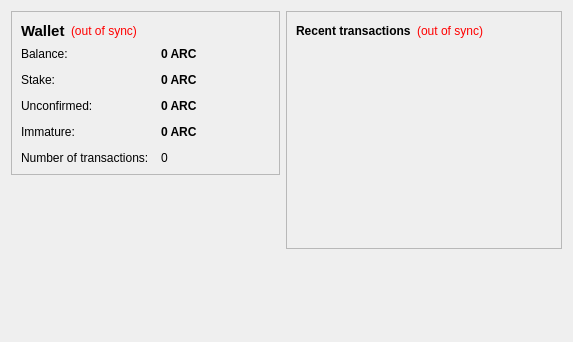
<?xml version="1.0" encoding="UTF-8"?>
<ui version="4.0">
 <class>OverviewPage</class>
 <widget class="QWidget" name="OverviewPage">
  <property name="geometry">
   <rect>
    <x>0</x>
    <y>0</y>
    <width>573</width>
    <height>342</height>
   </rect>
  </property>
  <property name="windowTitle">
   <string>Form</string>
  </property>
  <layout class="QVBoxLayout" name="verticalLayout_5">
   <item>
    <layout class="QHBoxLayout" name="horizontalLayout">
     <item>
      <layout class="QVBoxLayout" name="verticalLayout_2">
       <item>
        <widget class="QFrame" name="frame">
         <property name="frameShape">
          <enum>QFrame::StyledPanel</enum>
         </property>
         <property name="frameShadow">
          <enum>QFrame::Raised</enum>
         </property>
         <layout class="QVBoxLayout" name="verticalLayout_4">
          <item>
           <layout class="QHBoxLayout" name="horizontalLayout_4">
            <item>
             <widget class="QLabel" name="label_5">
              <property name="font">
               <font>
                <pointsize>11</pointsize>
                <weight>75</weight>
                <bold>true</bold>
               </font>
              </property>
              <property name="text">
               <string>Wallet</string>
              </property>
             </widget>
            </item>
            <item>
             <widget class="QLabel" name="labelWalletStatus">
              <property name="toolTip">
               <string>The displayed information may be out of date. Your wallet automatically synchronizes with the ArCoin network after a connection is established, but this process has not completed yet.</string>
              </property>
              <property name="styleSheet">
               <string notr="true">QLabel { color: red; }</string>
              </property>
              <property name="text">
               <string notr="true">(out of sync)</string>
              </property>
              <property name="alignment">
               <set>Qt::AlignLeading|Qt::AlignLeft|Qt::AlignVCenter</set>
              </property>
             </widget>
            </item>
            <item>
             <spacer name="horizontalSpacer_2">
              <property name="orientation">
               <enum>Qt::Horizontal</enum>
              </property>
              <property name="sizeHint" stdset="0">
               <size>
                <width>40</width>
                <height>20</height>
               </size>
              </property>
             </spacer>
            </item>
           </layout>
          </item>
          <item>
           <layout class="QFormLayout" name="formLayout_2">
            <property name="fieldGrowthPolicy">
             <enum>QFormLayout::AllNonFixedFieldsGrow</enum>
            </property>
            <property name="horizontalSpacing">
             <number>12</number>
            </property>
            <property name="verticalSpacing">
             <number>12</number>
            </property>
            <item row="0" column="0">
             <widget class="QLabel" name="label">
              <property name="text">
               <string>Balance:</string>
              </property>
             </widget>
            </item>
            <item row="0" column="1">
             <widget class="QLabel" name="labelBalance">
              <property name="font">
               <font>
                <weight>75</weight>
                <bold>true</bold>
               </font>
              </property>
              <property name="cursor">
               <cursorShape>IBeamCursor</cursorShape>
              </property>
              <property name="toolTip">
               <string>Your current balance</string>
              </property>
              <property name="text">
               <string notr="true">0 ARC</string>
              </property>
              <property name="textInteractionFlags">
               <set>Qt::LinksAccessibleByMouse|Qt::TextSelectableByKeyboard|Qt::TextSelectableByMouse</set>
              </property>
             </widget>
            </item>
            <item row="1" column="0">
             <widget class="QLabel" name="label_6">
              <property name="text">
               <string>Stake:</string>
              </property>
             </widget>
            </item>
            <item row="1" column="1">
             <widget class="QLabel" name="labelStake">
              <property name="font">
               <font>
                <weight>75</weight>
                <bold>true</bold>
               </font>
              </property>
              <property name="cursor">
               <cursorShape>IBeamCursor</cursorShape>
              </property>
              <property name="toolTip">
               <string>Total of coins that was staked, and do not yet count toward the current balance</string>
              </property>
              <property name="text">
               <string notr="true">0 ARC</string>
              </property>
              <property name="textInteractionFlags">
               <set>Qt::LinksAccessibleByMouse|Qt::TextSelectableByKeyboard|Qt::TextSelectableByMouse</set>
              </property>
             </widget>
            </item>
            <item row="2" column="0">
             <widget class="QLabel" name="label_3">
              <property name="text">
               <string>Unconfirmed:</string>
              </property>
             </widget>
            </item>
            <item row="2" column="1">
             <widget class="QLabel" name="labelUnconfirmed">
              <property name="font">
               <font>
                <weight>75</weight>
                <bold>true</bold>
               </font>
              </property>
              <property name="cursor">
               <cursorShape>IBeamCursor</cursorShape>
              </property>
              <property name="toolTip">
               <string>Total of transactions that have yet to be confirmed, and do not yet count toward the current balance</string>
              </property>
              <property name="text">
               <string notr="true">0 ARC</string>
              </property>
              <property name="textInteractionFlags">
               <set>Qt::LinksAccessibleByMouse|Qt::TextSelectableByKeyboard|Qt::TextSelectableByMouse</set>
              </property>
             </widget>
            </item>
            <item row="3" column="0">
             <widget class="QLabel" name="labelImmatureText">
              <property name="text">
               <string>Immature:</string>
              </property>
             </widget>
            </item>
            <item row="3" column="1">
             <widget class="QLabel" name="labelImmature">
              <property name="font">
               <font>
                <weight>75</weight>
                <bold>true</bold>
               </font>
              </property>
              <property name="toolTip">
               <string>Mined balance that has not yet matured</string>
              </property>
              <property name="text">
               <string notr="true">0 ARC</string>
              </property>
              <property name="textInteractionFlags">
               <set>Qt::LinksAccessibleByMouse|Qt::TextSelectableByKeyboard|Qt::TextSelectableByMouse</set>
              </property>
             </widget>
            </item>
            <item row="4" column="0">
             <widget class="QLabel" name="label_2">
              <property name="text">
               <string>Number of transactions:</string>
              </property>
             </widget>
            </item>
            <item row="4" column="1">
             <widget class="QLabel" name="labelNumTransactions">
              <property name="toolTip">
               <string>Total number of transactions in wallet</string>
              </property>
              <property name="text">
               <string notr="true">0</string>
              </property>
             </widget>
            </item>
           </layout>
          </item>
         </layout>
        </widget>
       </item>
       <item>
        <spacer name="verticalSpacer">
         <property name="orientation">
          <enum>Qt::Vertical</enum>
         </property>
         <property name="sizeHint" stdset="0">
          <size>
           <width>20</width>
           <height>40</height>
          </size>
         </property>
        </spacer>
       </item>
      </layout>
     </item>
     <item>
      <layout class="QVBoxLayout" name="verticalLayout_3">
       <item>
        <widget class="QFrame" name="frame_2">
         <property name="frameShape">
          <enum>QFrame::StyledPanel</enum>
         </property>
         <property name="frameShadow">
          <enum>QFrame::Raised</enum>
         </property>
         <layout class="QVBoxLayout" name="verticalLayout">
          <item>
           <layout class="QHBoxLayout" name="horizontalLayout_2">
            <item>
             <widget class="QLabel" name="label_4">
              <property name="text">
               <string>&lt;b&gt;Recent transactions&lt;/b&gt;</string>
              </property>
             </widget>
            </item>
            <item>
             <widget class="QLabel" name="labelTransactionsStatus">
              <property name="toolTip">
               <string>The displayed information may be out of date. Your wallet automatically synchronizes with the ArCoin network after a connection is established, but this process has not completed yet.</string>
              </property>
              <property name="styleSheet">
               <string notr="true">QLabel { color: red; }</string>
              </property>
              <property name="text">
               <string notr="true">(out of sync)</string>
              </property>
              <property name="alignment">
               <set>Qt::AlignRight|Qt::AlignTrailing|Qt::AlignVCenter</set>
              </property>
             </widget>
            </item>
            <item>
             <spacer name="horizontalSpacer">
              <property name="orientation">
               <enum>Qt::Horizontal</enum>
              </property>
              <property name="sizeHint" stdset="0">
               <size>
                <width>40</width>
                <height>20</height>
               </size>
              </property>
             </spacer>
            </item>
           </layout>
          </item>
          <item>
           <widget class="QListView" name="listTransactions">
            <property name="styleSheet">
             <string notr="true">QListView { background: transparent; }</string>
            </property>
            <property name="frameShape">
             <enum>QFrame::NoFrame</enum>
            </property>
            <property name="verticalScrollBarPolicy">
             <enum>Qt::ScrollBarAlwaysOff</enum>
            </property>
            <property name="horizontalScrollBarPolicy">
             <enum>Qt::ScrollBarAlwaysOff</enum>
            </property>
            <property name="selectionMode">
             <enum>QAbstractItemView::NoSelection</enum>
            </property>
           </widget>
          </item>
         </layout>
        </widget>
       </item>
       <item>
        <spacer name="verticalSpacer_2">
         <property name="orientation">
          <enum>Qt::Vertical</enum>
         </property>
         <property name="sizeHint" stdset="0">
          <size>
           <width>20</width>
           <height>40</height>
          </size>
         </property>
        </spacer>
       </item>
      </layout>
     </item>
    </layout>
   </item>
   <item>
    <layout class="QHBoxLayout" name="horizontalLayout_3">
     <item>
      <widget class="QLabel" name="labelAdv">
       <property name="text">
        <string/>
       </property>
       <property name="textFormat">
        <enum>Qt::RichText</enum>
       </property>
       <property name="openExternalLinks">
        <bool>true</bool>
       </property>
       <property name="textInteractionFlags">
        <set>Qt::TextBrowserInteraction</set>
       </property>
      </widget>
     </item>
     <item alignment="Qt::AlignRight">
      <widget class="QLabel" name="labelMore">
       <property name="text">
        <string/>
       </property>
       <property name="openExternalLinks">
        <bool>true</bool>
       </property>
       <property name="textInteractionFlags">
        <set>Qt::TextBrowserInteraction</set>
       </property>
      </widget>
     </item>
    </layout>
   </item>
  </layout>
  <zorder></zorder>
 </widget>
 <resources/>
 <connections/>
</ui>
